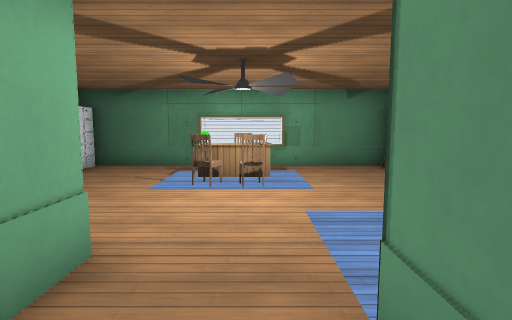
view 1 (above)

15 first-person views from a walk through a Godot game level. The camera is 1.3 m above the floor, tilts 6° down and sees 80° across. The floor is counted in squares, 1 m on a side. Each view is taken from the middle of a square. On the plan, view 1 faces up. The plan holds only what a view shows up to about 14 squares ahead; the rest is blank. The place goes on beyond the plan. Door leaves are left out where a doorway can be walked through. Some surface patterns are stand-ins.

view 2
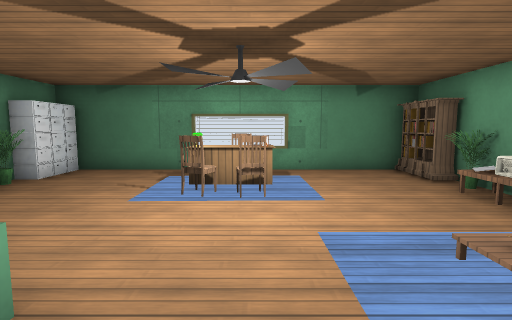

view 3
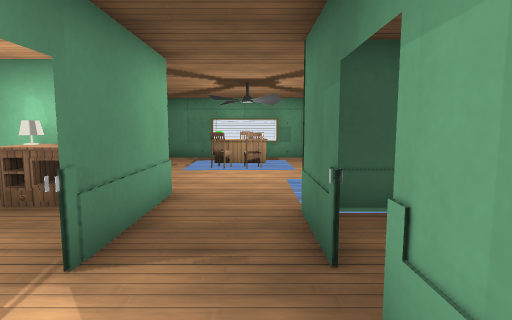

view 4
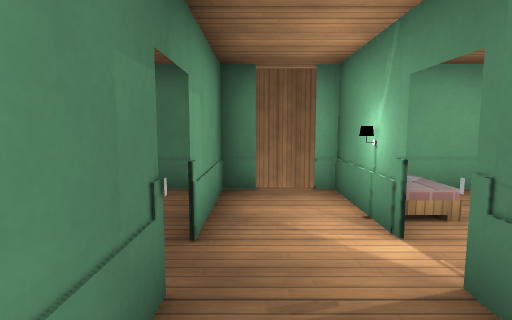

view 5
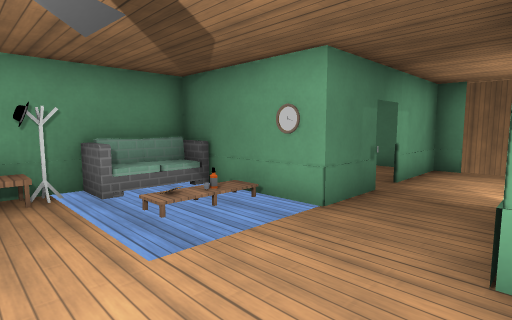

view 6
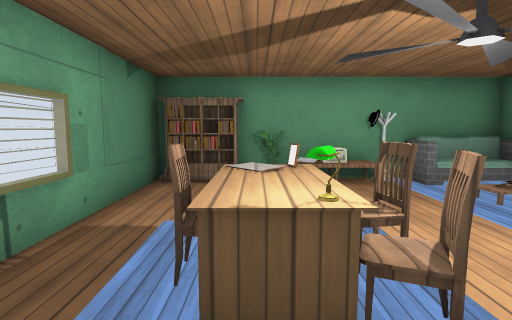

view 7
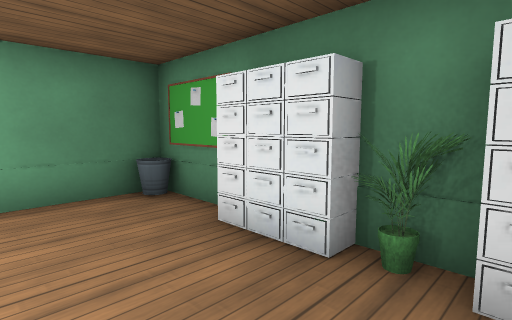

view 8
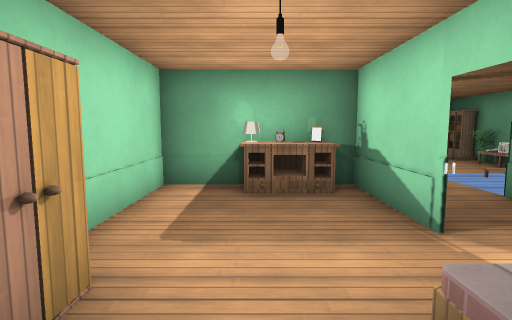

view 9
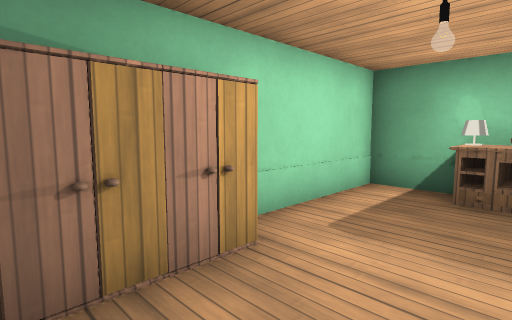

view 10
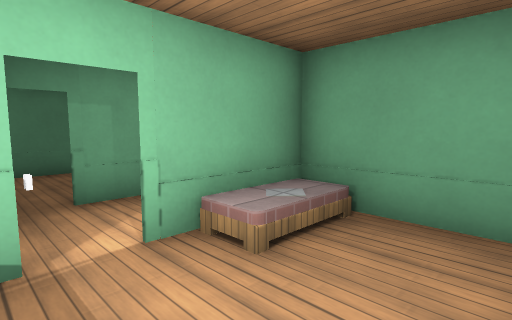

view 11
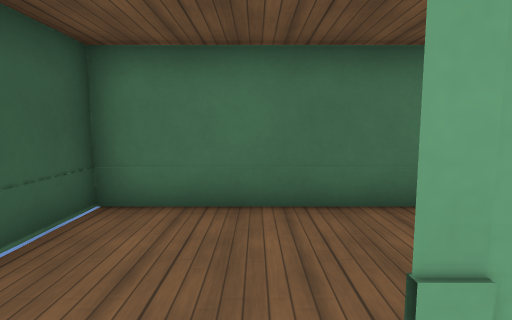

view 12
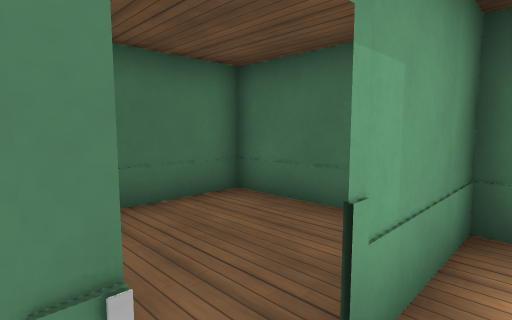

view 13
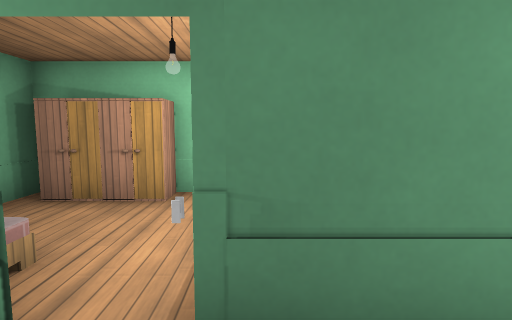

view 14
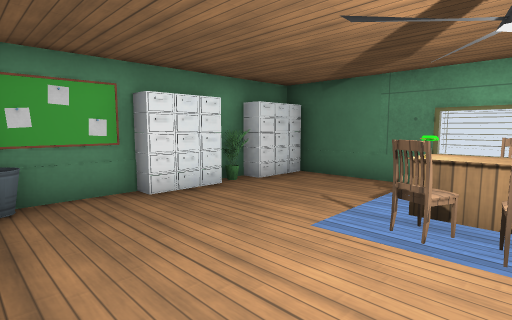

view 15
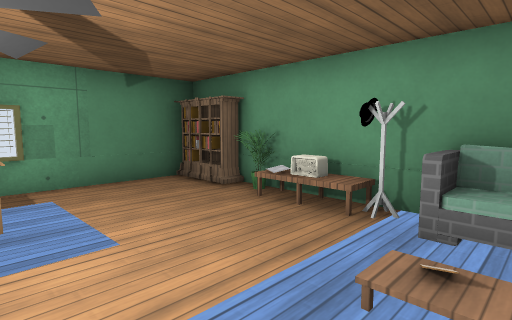

### Floor plan
Points are (right, up) in squares from view 1. A wall is a line through its corners. A room is listed if a view was taken in it or the views show most of it. See-through windows are left out.
Room 1 (views 1, 2, 3, 4, 5, 6, 7, 8, 9, 10, 11, 12, 13, 14, 15)
walls: (-1.7, 3) (-1.7, -0.5) (-1.7, 3); (-4.4, 3) (-6.3, 3) (-4.4, 3); (-6.1, 5.5) (-6.1, -1.7); (0.7, -0.4) (0.7, 1.7) (5, 1.7); (-1.7, -1.4) (-1.7, -4.5) (-1.7, -1.4); (5, 2) (5, 7.5); (5, 10.5) (-5.9, 10.5); (0.7, -4.5) (0.7, -1.4); (-6.2, -4.4) (-1.2, -4.4)
low walls: (0, 7.6) (-0.3, 8); (0.5, 7.4) (0, 7.4); (-2.4, 2) (-3.6, 2); (-2.5, 1.9) (-2.5, 2.6); (-3, 2) (-3, 2.5)
ways out: open door at (1, -1) to room 2; open door at (-2, -1); open door at (-0.7, -4.3)
objects: locker (-6, 6); locker (-6, 7); other object (-6, 8); locker (-6, 9); locker (-6, 10); shelf (-5, -3); shelf (-5, -2); lamp (-4, 2) to (-4, 3); other object (-3, 3); table (-3, 4); other object (-1, 7); other object (-1, 8); other object (0, 7); other object (0, 9); sofa (4, 4); other object (5, 5); other object (5, 8); shelf (5, 9)
Room 2 (no view inside)
walls: (5, 1.7) (0.6, 1.7); (-0.1, -4.4) (5, -4.4) (5, 2)
ways out: open door at (1, -1) to room 1

Positions as (right, up) in squares from view 1, and headings:
1: (0, 0), facing up
2: (0, 1), facing up
3: (0, -3), facing up
4: (0, 2), facing down
5: (-2, 6), facing down-right
6: (-3, 8), facing right
7: (-3, 9), facing down-left
8: (-4, -4), facing up
9: (-3, -4), facing up-left
10: (-5, 0), facing down-right
11: (0, -1), facing right
12: (0, 0), facing down-right
13: (0, 0), facing left
14: (0, 3), facing up-left
15: (0, 3), facing up-right
